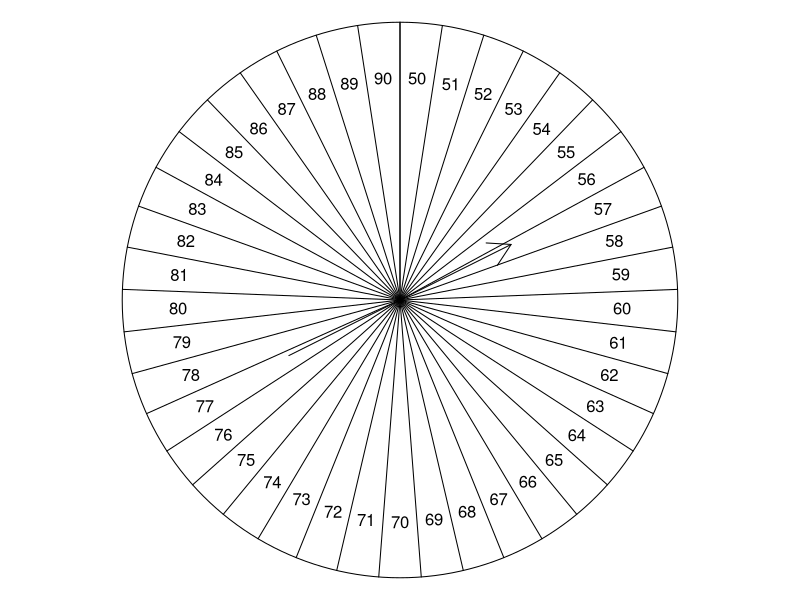

This chart was generated by the following R code:
## ---- chunk 1
knitr::opts_chunk$set(echo = FALSE)
options(scipen=100)

# sample size
# total
# mean
# median
# a count <, <=, >, >=
# a proportion <, <=, >, >=

while(T){
  n = sample(8:12,1)
  a = sample(3:6,1)*10
  w = 40 #sample(2:4,1)*10
  b = a+w
  x = sample(a:b,n,T)
  
  xlo = min(x)
  xhi = max(x)
  
  tot = sum(x)
  xbar = mean(x)
  med = median(x)
  b1 = sample(xlo:xhi,1)
  cs = c(sum(x<b1),sum(x<=b1),sum(x>b1),sum(x>=b1))
  b2 = sample(xlo:xhi,1)
  ps = c(mean(x<b2),mean(x<=b2),mean(x>b2),mean(x>=b2))
  
  types = sample(1:4,2)
  syms = c("<","\\le",">","\\ge")
  cnt = cs[types[1]]
  prp = ps[types[2]]
  if(cnt>1 || cnt<(n-1) || prp>0.08 || prp<0.92){break}
}

## ---- chunk 2
par(mar=c(0,0,0,0),pty="s")
plot(0,0,type="n",xlim=c(-1,1),ylim=c(-1,1),axes=F,ann=F)
W = w+1
vals = a:b
t = seq(0,2*pi,pi/100)
t2 = seq(0,2*pi,length.out=(W+1))
t3 = (t2[1:W]+t2[2:(W+1)])/2
polygon(sin(t),cos(t))
for(tt in t2){
  lines(c(0,sin(tt)),c(0,cos(tt)))
}
for(i in 1:W){
  text(sin(t3[i])*0.8,cos(t3[i])*0.8,vals[i])
}
arrows(-0.4,-0.2,0.4,0.2,)
## ---- chunk 3
opts <- options(knitr.kable.NA = "")
mydf = data.frame(x)
colnames(mydf) = c("Values")
knitr::kable(mydf,format="html", align = "c",row.names=F,table.attr='class="bordered-table"')
